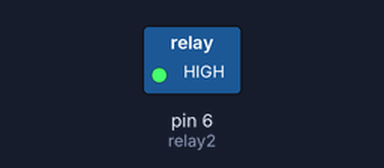
The sketch below on a simulated Arduino Uno, built with avr-gcc and run on an emulated ATmega328P. On the bench: switched loads named in the sketch (green lamp = pin HIGH).

Above: at 0.1 s.
Timing chart, 0 to 1.6 s (numbered marks = the images above):
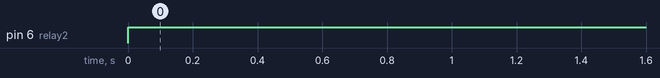

The sketch:

Led.ino
```cpp
int relay2= 6;    //Led

void setup() {


  Serial.begin(9600);
  pinMode(relay2, OUTPUT);


}

void loop() {
  sun(10, 10);    //10초켜지고 10초 꺼지고 만약1분을 하고싶으면 차후에 60으로 수정


}
void sun(int on_sec, int off_sec)
{

  digitalWrite (relay2, HIGH);
  delay(28800000);
  digitalWrite(relay2, LOW);
  }
```

Measured:
- by itself, pin 6 (relay2): LOW → HIGH at 0.00 s
